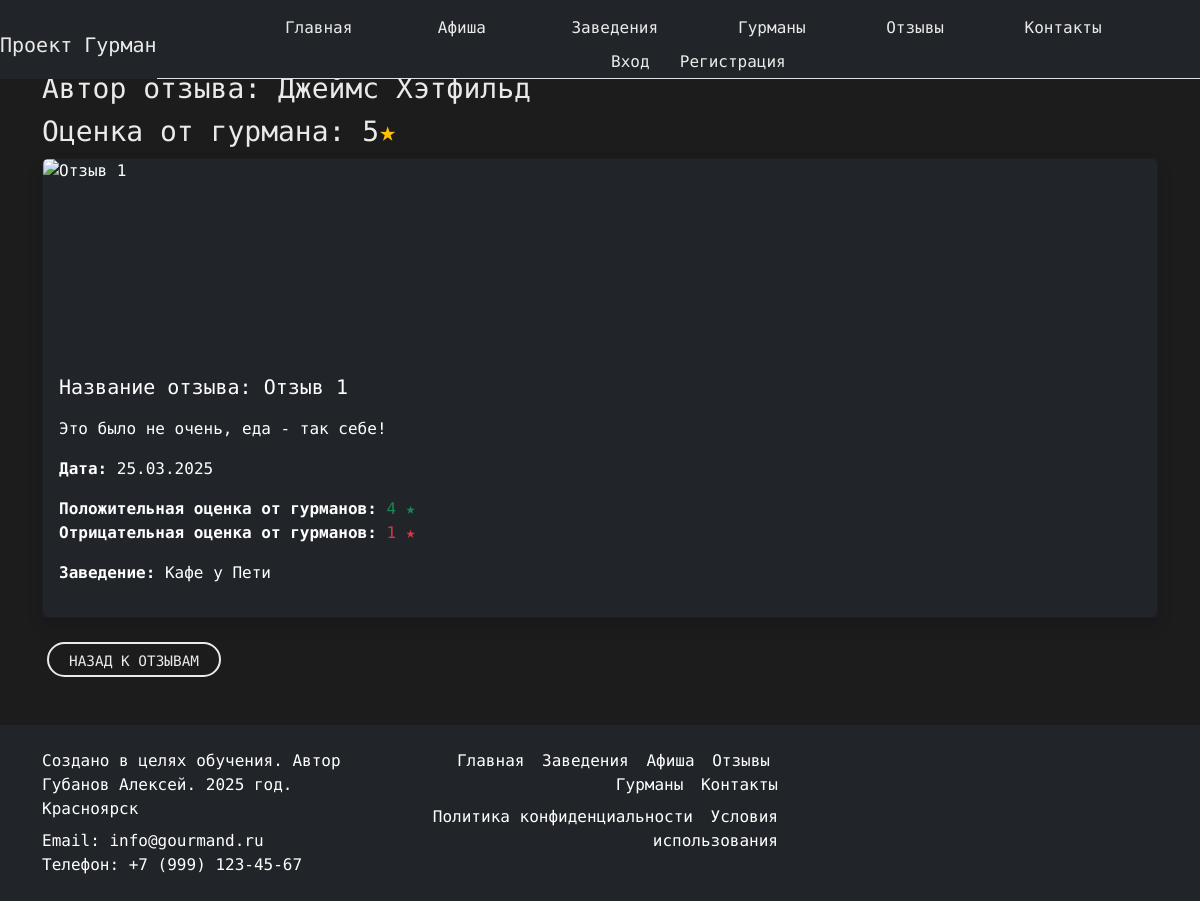
/reviews/otzyiv-1-41/, run on the app's committed database.
### landing/models.py (models this page shows, shortened)
class Review(models.Model):
    name = models.CharField(max_length=50)
    review_date = models.DateTimeField(auto_now_add=True)
    description = models.TextField()
    gourmand_rating = models.IntegerField(null=True, blank=True, default=None)
    positive_rating = models.IntegerField(default=0)
    negative_rating = models.IntegerField(default=0)
    gourmand = models.ForeignKey(
        settings.AUTH_USER_MODEL,
        on_delete=models.DO_NOTHING,
        related_name='reviews'
    )
    place = models.ForeignKey('Place', on_delete=models.CASCADE, related_name='reviews')
    slug = models.SlugField(max_length=100, blank=True, unique=True, verbose_name="Слаг")

class User(AbstractBaseUser, PermissionsMixin):
    ROLE_CHOICES = (
        ("gourmand", "Гурман"),
        ("owner", "Владелец заведения"),
    )
    email = models.EmailField(unique=True)
    first_name = models.CharField(max_length=30, blank=True)
    last_name = models.CharField(max_length=30, blank=True)
    role = models.CharField(max_length=10, choices=ROLE_CHOICES, default="gourmand")
    is_active = models.BooleanField(default=True)
    is_staff = models.BooleanField(default=False)
    slug = models.SlugField(max_length=100, blank=True, unique=True, verbose_name="Слаг")
    objects = UserManager()
    USERNAME_FIELD = "email"
    REQUIRED_FIELDS = ["first_name", "last_name"]

class Place(models.Model):
    name = models.CharField(max_length=100)
    description = models.TextField()
    place_email = models.EmailField()
    location = models.TextField()
    rating = models.DecimalField(max_digits=3, decimal_places=1, default=0.0)
    phone = models.TextField(max_length=50)
    website = models.URLField(max_length=200, blank=True, null=True)
    owner = models.ForeignKey(
        settings.AUTH_USER_MODEL,
        on_delete=models.SET_NULL,
        null=True,
        blank=True,
        related_name='owned_places'
    )
    slug = models.SlugField(max_length=100, blank=True, unique=True, verbose_name="Слаг")

### landing/views.py (the view)
# urls.py: path('reviews/<slug:slug>/', views.review, name='review'),  # Обновляем
def review(request, slug):
    review = get_object_or_404(Review, slug=slug)
    user_vote = None
    if request.user.is_authenticated:
        user_vote = ReviewVote.objects.filter(review=review, user=request.user).first()
    return render(request, 'review/review.html', {
        'review': review,
        'user': request.user,
        'user_vote': user_vote,
    })

### templates/review/review.html (shortened to what this page needs)
{% extends 'landing/base.html' %}
{% load static %}
{% block content %}
<div class="container my-5">
    <h1 class="pt-4 custom-text-color">Автор отзыва: {{ review.gourmand.first_name }} {{ review.gourmand.last_name }}</h1>
    <h1 class=" custom-text-color">Оценка от гурмана: {{ review.gourmand_rating }}<span class="text-warning">★</span></h1>
    <div class="card bg-dark text-white shadow">
        {% if review.images.exists %}
            <div class="row g-2 p-3">
                {% for image in review.images.all %}
                    <div class="col-md-4">
                        <img src="{{ image.image.url }}"
                             class="card-img-top img-fluid rounded"
                             alt="{{ review.name }}"
                             style="height: 200px; object-fit: contain; cursor: pointer;"
                             data-bs-toggle="modal"
                             data-bs-target="#imageModal"
                             data-bs-image="{{ image.image.url }}">
                    </div>
                {% endfor %}
            </div>
        {% else %}
            <img src="{% static 'img/default.png' %}"
                 class="card-img-top img-fluid"
                 alt="{{ review.name }}"
                 style="height: 200px; object-fit: contain;">
        {% endif %}
        <div class="card-body">
            <h5 class="card-title">Название отзыва: {{ review.name }}</h5>
            <p class="card-text">{{ review.description }}</p>
            <p><strong>Дата:</strong> {{ review.review_date|date:"d.m.Y" }}</p>
            <p>
                <strong>Положительная оценка от гурманов:</strong>
                <span class="text-success">{{ review.positive_rating }} ★</span><br>
                <strong>Отрицательная оценка от гурманов:</strong>
                <span class="text-danger">{{ review.negative_rating }} ★</span>
            </p>
            <p><strong>Заведение:</strong> {{ review.place.name }}</p>
        </div>
    </div>
    <div class="mt-4 button_user">
        <a href="{% url 'reviews'  %}" class="custom-button">Назад к отзывам</a>
    </div>
</div>
{% endblock %}

### landing/static/css/style.css (style rules this page uses)
body { background-color: #1c1c1c; color: white; font-family: 'LXGW WenKai Mono TC', 'Arial', sans-serif; min-height: 100vh; display: flex; flex-direction: column; }
a { color: #1f1f1f; text-decoration: none !important; outline: none !important; transition: all 0.3s ease-in-out; }
h1, h2, h3, h4, h5, h6 { letter-spacing: 0; font-weight: normal; position: relative; padding: 0 0 10px 0; line-height: normal; color: #111111; margin: 0; }
h1 { font-size: 28px; }
h5 { font-size: 20px; }
.button_user a { float: left; min-width: 75px; height: 35px; text-align: center; line-height: 35px; position: relative; padding: 0 15px; margin: 0 2px; }
.button_user .custom-button { display: inline-block; min-width: 120px; height: 35px; line-height: 35px; text-align: center; padding: 0 20px; margin: 0 5px; color: #eaeaea; border: 2px solid #eaeaea; border-radius: 25px; transition: all 0.3s ease; text-transform: uppercase; font-size: 0.9rem; }
.custom-text-color { color: #eaeaea; }

### data on the page
Review: gourmand.first_name "Джеймс", gourmand.last_name "Хэтфильд", gourmand_rating "5", name "Отзыв 1", description "Это было не очень, еда - так себе!", review_date "25.03.2025", positive_rating "4", negative_rating "1", place.name "Кафе у Пети"
